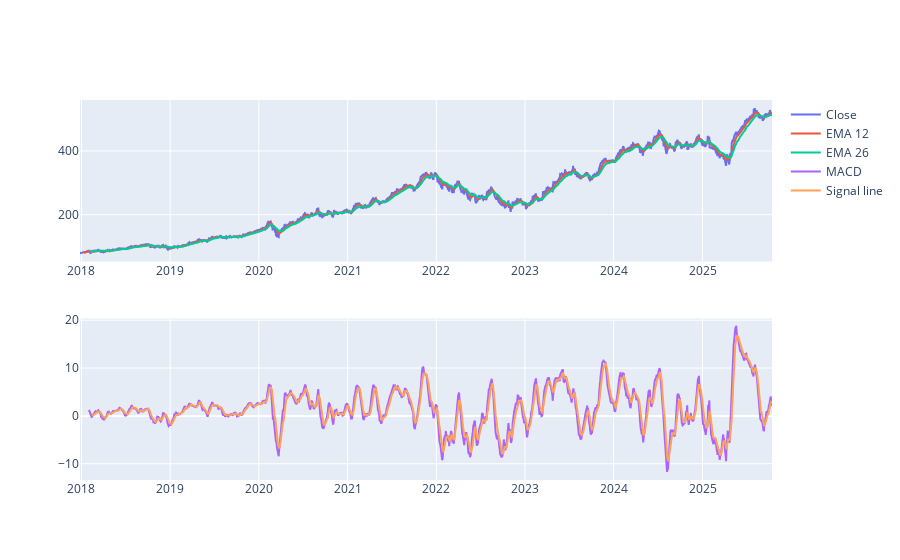

Here is the notebook cell this chart was saved with:
### Code cell
EMA_12 = pd.Series(df['Close'].ewm(span=12, min_periods=12).mean())
EMA_26 = pd.Series(df['Close'].ewm(span=26, min_periods=26).mean())
df['MACD'] = pd.Series(EMA_12 - EMA_26)
df['MACD_signal'] = pd.Series(df.MACD.ewm(span=9, min_periods=9).mean())

fig = make_subplots(rows=2, cols=1)
fig.add_trace(go.Scatter(x=df.Date, y=df.Close, name='Close'), row=1, col=1)
fig.add_trace(go.Scatter(x=df.Date, y=EMA_12, name='EMA 12'), row=1, col=1)
fig.add_trace(go.Scatter(x=df.Date, y=EMA_26, name='EMA 26'), row=1, col=1)
fig.add_trace(go.Scatter(x=df.Date, y=df['MACD'], name='MACD'), row=2, col=1)
fig.add_trace(go.Scatter(x=df.Date, y=df['MACD_signal'], name='Signal line'), row=2, col=1)
fig.show()

### Figure 1 — Plotly figure (JSON) as saved in the notebook; plotly's stock layout.template omitted (floating-point values rounded to 4 significant figures; data arrays with more than 128 entries replaced by an {"elided": "..."} marker saying what was removed)
{"data": [{"name": "Close", "type": "scatter", "x": {"elided": "1961 str values"}, "xaxis": "x", "y": {"elided": "1961 float values"}, "yaxis": "y"}, {"name": "EMA 12", "type": "scatter", "x": {"elided": "1961 str values"}, "xaxis": "x", "y": {"elided": "1961 float values"}, "yaxis": "y"}, {"name": "EMA 26", "type": "scatter", "x": {"elided": "1961 str values"}, "xaxis": "x", "y": {"elided": "1961 float values"}, "yaxis": "y"}, {"name": "MACD", "type": "scatter", "x": {"elided": "1961 str values"}, "xaxis": "x2", "y": {"elided": "1961 float values"}, "yaxis": "y2"}, {"name": "Signal line", "type": "scatter", "x": {"elided": "1961 str values"}, "xaxis": "x2", "y": {"elided": "1961 float values"}, "yaxis": "y2"}], "layout": {"xaxis": {"anchor": "y", "domain": [0, 1]}, "xaxis2": {"anchor": "y2", "domain": [0, 1]}, "yaxis": {"anchor": "x", "domain": [0.575, 1]}, "yaxis2": {"anchor": "x2", "domain": [0, 0.425]}}}
